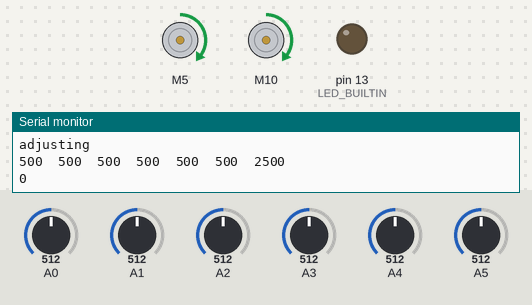
The sketch below on a simulated Arduino Uno, built with avr-gcc and run on an emulated ATmega328P. On the bench: 2 × DC motor (green arrow = forward, orange = backward, longer = faster), output pins drawn as LEDs (lit = HIGH), the last lines printed to the serial monitor. The test bench sets the inputs (shaded band); at power-on: A2 = 512, A0 = 512, A5 = 512, A1 = 512, A4 = 512, A3 = 512.

Above: at 17.7 s.
17.8 s: A2 set to 30
At 18.8 s:
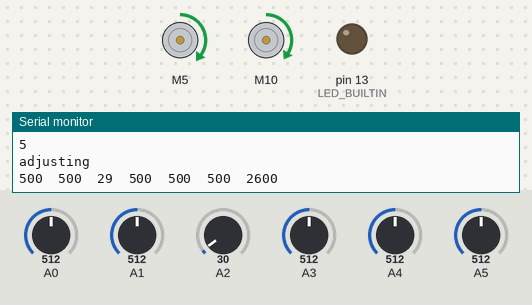
19.3 s: A0 set to 30
At 19.9 s:
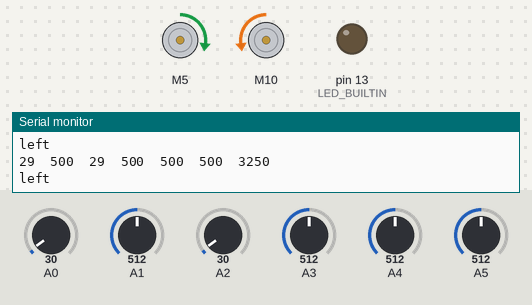
20.8 s: A5 set to 472
22.3 s: A5 set to 439
At 23.2 s:
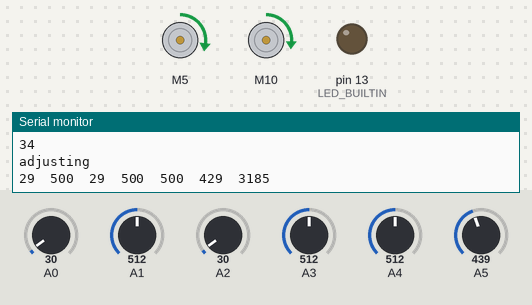
23.8 s: A1 set to 992
At 24.2 s:
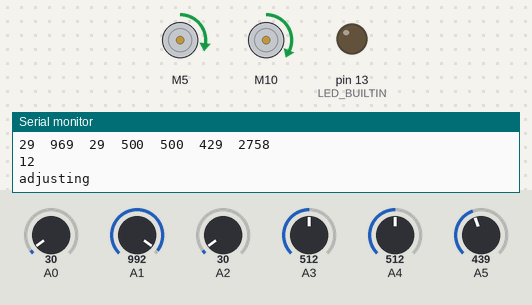
25.3 s: A4 set to 30
At 25.6 s:
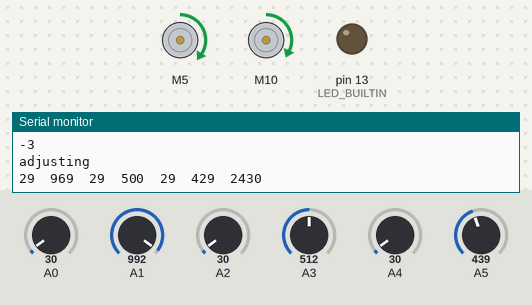
Timing chart, 0 to 27.8 s (numbered marks = the images above; inputs shaded):
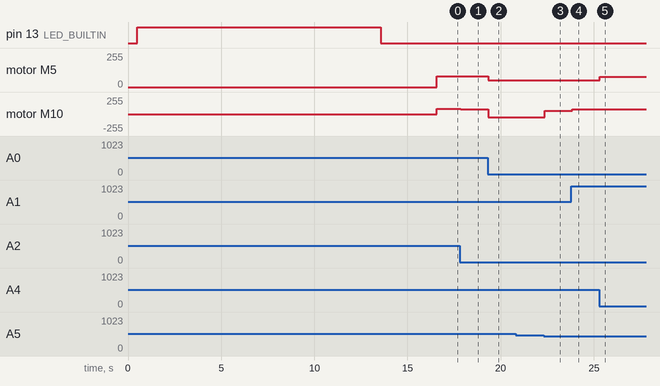

The sketch:

MovingAlongLine_1.2.ino
```cpp
#include <CytronMotorDriver.h>  // inlcudes motor library
#include <QTRSensors.h>
QTRSensors qtr;


// Configure the motor driver
/* CONNECTIONS:
 * Arduino D6  - Motor Driver PWM 1A Input
 * Arduino D10  - Motor Driver PWM 1B Input
 * Arduino D5 - Motor Driver PWM 2A Input
 * Arduino D8 - Motor Driver PWM 2B Input
 * Arduino GND - Motor Driver GND */
CytronMD motor1(PWM_PWM, 5, 6);  // PWM 1A = Pin 6, PWM 1B = Pin 10.
CytronMD motor2(PWM_PWM, 10, 11);   // PWM 2A = Pin 5, PWM 2B = Pin 8.

#define Kp 0.018
#define Kd 0.0001
#define MaxSpeed 180
#define BaseSpeed 80
#define TurnSpeed 50
#define CheckPoint 800

const uint8_t SensorCount = 6;
// IR Sensors Count
uint16_t sensorValues[SensorCount];

void setup() {

  motor1.setSpeed(0);  // Motor 1 stops.
  motor2.setSpeed(0);  // Motor 2 stops.

  //establish line sensor
  qtr.setTypeAnalog();
  qtr.setSensorPins((const uint8_t[]){ A0, A1, A2, A3, A4, A5 }, SensorCount);

  Serial.begin(9600);
  delay(500);
  Serial.println("QTR calibration");


  pinMode(LED_BUILTIN, OUTPUT);

  // LED turns ON to indicate the start of the calibration
  digitalWrite(LED_BUILTIN, HIGH);
  delay(3000);
  //callibrate the line sensor
  for (uint16_t i = 0; i < 400; i++) {
    qtr.calibrate();
    Serial.println(i);
  }
  digitalWrite(LED_BUILTIN, LOW);  // turn off Arduino's LED to indicate we are through with calibration

  delay(3000);
}

void loop() {
  followLine();
}

void followLine() {

  uint16_t position = qtr.readLineBlack(sensorValues);
  int error = position - 2500;
  float lastError = error;
  float motorSpeed = Kp * error + Kd * (error - lastError);

  for (uint8_t i = 0; i < SensorCount; i++) {
    Serial.print(sensorValues[i]);
    Serial.print('\t');
  }
  Serial.println(position);

  // too Right, Robot will go left
  if (position == 5000) {
    //motor_stop();
    delay(100);
    //motor_turnright();
    delay(100);
    Serial.println("stop");

  }
  else if (position > 3200) {
    motor1.setSpeed(BaseSpeed);
    motor2.setSpeed(BaseSpeed);
    motor_turnleft();
    return;
  }
  else if (position < 1700) {
    motor1.setSpeed(BaseSpeed);
    motor2.setSpeed(BaseSpeed);
    motor_turnright();
    return;
  }
  else {
    motor_adjust(error);
    return;
  }


  Serial.print("Error: ");
  Serial.println(error);


  int rightMotorSpeed = BaseSpeed + motorSpeed;
  int leftMotorSpeed = BaseSpeed + motorSpeed;

  if (rightMotorSpeed > MaxSpeed) rightMotorSpeed = MaxSpeed;
  if (leftMotorSpeed > MaxSpeed) leftMotorSpeed = MaxSpeed;
  if (rightMotorSpeed < 0) rightMotorSpeed = 0;
  if (leftMotorSpeed < 0) leftMotorSpeed = 0;


  motor1.setSpeed(rightMotorSpeed);
  motor2.setSpeed(leftMotorSpeed);
  motor_forward();
  Serial.println("forward");

}

void motor_turnleft() {
  motor1.setSpeed(TurnSpeed);   // Motor 1 runs forward at half speed.
  motor2.setSpeed(-TurnSpeed);  // Motor 2 runs backward at half speed.
  Serial.println("left");
  delay(500);
}

void motor_turnright() {
  motor1.setSpeed(-TurnSpeed);  // Motor 1 runs backward at half speed.
  motor2.setSpeed(TurnSpeed);   // Motor 2 runs forward at half speed.
  Serial.println("right");
  delay(500);
}
void motor_forward() {
  motor1.setSpeed(BaseSpeed);  // Motor 1 runs forward at full speed.
  motor2.setSpeed(BaseSpeed);  // Motor 2 runs forward at full speed.
  Serial.println("forward");
  delay(1000);
}
void motor_stop() {
  motor1.setSpeed(0);  // Motor 1 stops.
  motor2.setSpeed(0);  // Motor 2 stops.
  Serial.println("stop");
  delay(1000);
}
void motor_adjust(int error) {
  int adjustFactor = error/20;
  if (error<-1){
    motor1.setSpeed(BaseSpeed+adjustFactor);
  }
  else if (error>1){
    motor2.setSpeed(BaseSpeed-adjustFactor);
  }
  else {
    motor1.setSpeed(BaseSpeed);
    motor2.setSpeed(BaseSpeed);
  }
  Serial.println(adjustFactor);
  Serial.println("adjusting");
  delay(10);

}
```

Measured:
- the behaviour switches between 457 and 456 on A5 (found by bisection; images 2 and 3)
- after the input at 17.8 s, motor M10: forward 80/255 → forward 75/255 after 0.06 s
- after the input at 19.3 s, motor M5: forward 80/255 → forward 50/255 at once; motor M10: forward 75/255 → backward 50/255 at once
- after the input at 22.3 s, motor M10: backward 50/255 → forward 46/255 after 0.07 s
- after the input at 23.8 s, motor M10: forward 46/255 → forward 68/255 after 0.05 s
- after the input at 25.3 s, motor M5: forward 50/255 → forward 77/255 at once
